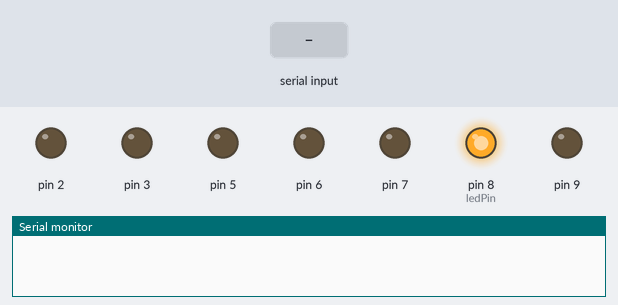
The sketch below on a simulated Arduino Uno, built with avr-gcc and run on an emulated ATmega328P. On the bench: output pins drawn as LEDs (lit = HIGH), the last lines printed to the serial monitor. The inputs (shaded band) are chosen by the test bench.

Above: at 1.2 s.
1.3 s: "true" received over Serial
At 1.6 s:
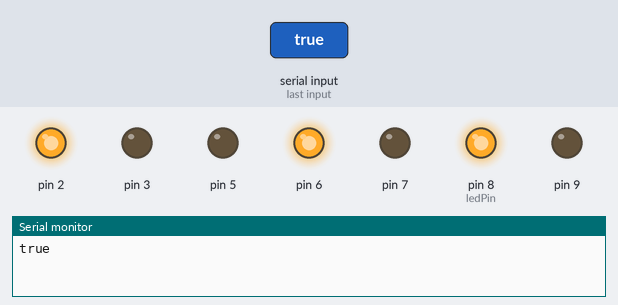
2.8 s: "Y" received over Serial
At 3.6 s:
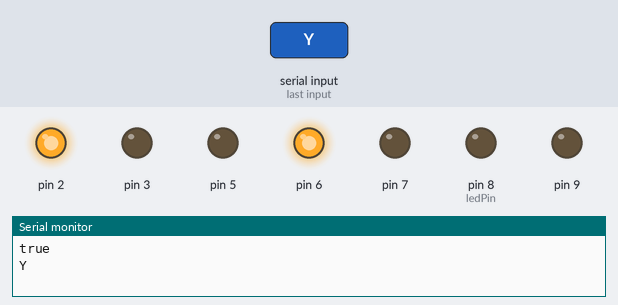
4.3 s: "90,45\n" received over Serial
At 5.3 s:
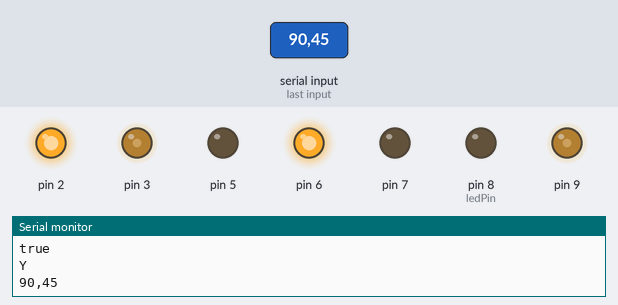
5.8 s: "5\n" received over Serial
At 7.0 s:
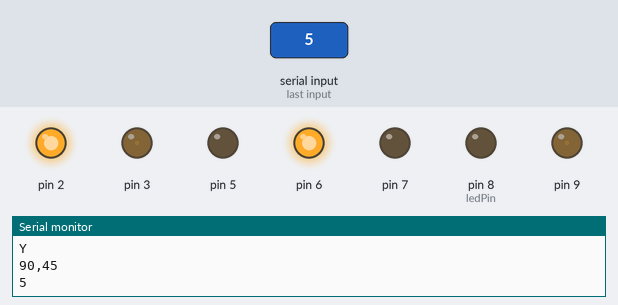
7.3 s: "200\n" received over Serial
At 8.5 s:
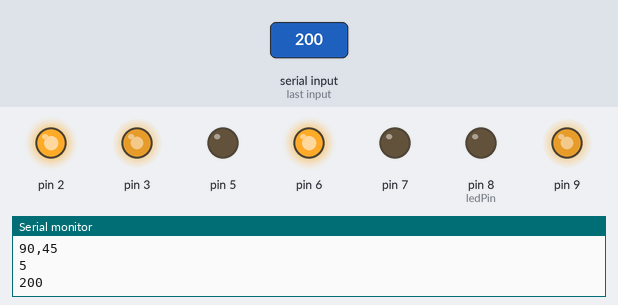
8.8 s: "90\n" received over Serial
At 9.6 s:
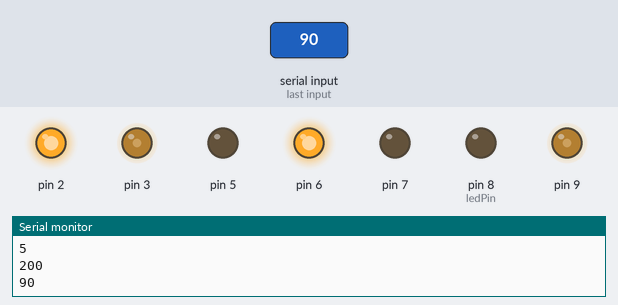
Timing chart, 0 to 11.3 s (numbered marks = the images above; inputs shaded):
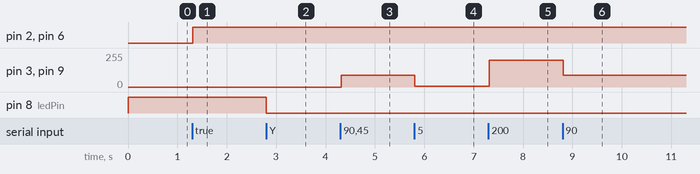

Measured:
- after the input at 1.3 s, pin 2, pin 6: LOW → HIGH at once
- after the input at 2.8 s, pin 8 (ledPin): HIGH → LOW at once
- after the input at 4.3 s, pin 3, pin 9: 0/255 → 90/255 at once
- after the input at 5.8 s, pin 3, pin 9: 90/255 → 5/255 at once
- after the input at 7.3 s, pin 3, pin 9: 5/255 → 200/255 at once
- after the input at 8.8 s, pin 3, pin 9: 200/255 → 90/255 at once

The sketch:

BluetoothTank.ino
```cpp
#include <SoftwareSerial.h>

//Define motor clas so that controlling motors is a simpler proccess
class motor{
  private:
    int pin1;
    int pin2;
    int enPin;

  public:
    motor(int pin1, int pin2, int enPin)
    {
      this->pin1 = pin1;
      this->pin2 = pin2;
      this->enPin = enPin;

      init();
    }

    void init()
    {
      pinMode(pin1, OUTPUT);
      pinMode(pin2, OUTPUT);
      pinMode(enPin, OUTPUT);
      off();
    }

    void Turn(int direction, int speed)
    {
      if(direction >= 0)
      {
        digitalWrite(pin1, HIGH);
        digitalWrite(pin2, LOW);
      }

      else
      {
        digitalWrite(pin1, LOW);
        digitalWrite(pin2, HIGH);
      }

      analogWrite(enPin, speed);
    }

    void off()
    {
        digitalWrite(pin1, LOW);
        digitalWrite(pin2, LOW);
        digitalWrite(enPin, LOW);
    }
};

int ledPin = 8;

motor M1(2, 5, 3);
motor M2(6, 7, 9);

String message;

void setup()
{
  Serial.begin(9600);
  pinMode(ledPin, OUTPUT);
  digitalWrite(ledPin, HIGH);
}

void loop()
{
  if(Serial.available())
  {
    while(Serial.available())
    {
      delay(3);
      message += char(Serial.read());
    }
  }

  else
  {
    message = "";
  }

  if(message != "")
  {
    int speed1 = parseSpeed1(message);
    int speed2 = parseSpeed2(message);
    String ledState = parseLedState(message);
    digitalWrite(ledPin, ledState=="true" ? 1 : 0);

    // Serial.print(speed1);
    // Serial.print(",");
    // Serial.print(speed2);
    // Serial.print(",");
    // Serial.println(ledState);
    Serial.println(message);

    M1.Turn(Sign(speed1), abs(speed1));
    M2.Turn(Sign(speed2), abs(speed2));
  }
}

int Sign(int num)
{
  return constrain(num, -1, 1);
}


int parseSpeed1(String data)
{
  data.remove(data.indexOf("Y"));
  data.remove(data.indexOf("X"), 1);
  return data.toInt();
}

int parseSpeed2(String data)
{
  data.remove(0, data.indexOf("Y") + 1);
  data.remove(data.indexOf("L"));
  return data.toInt();
}

String parseLedState(String data)
{
  data.remove(0, data.indexOf("L") + 1);
  return data;
}
```
